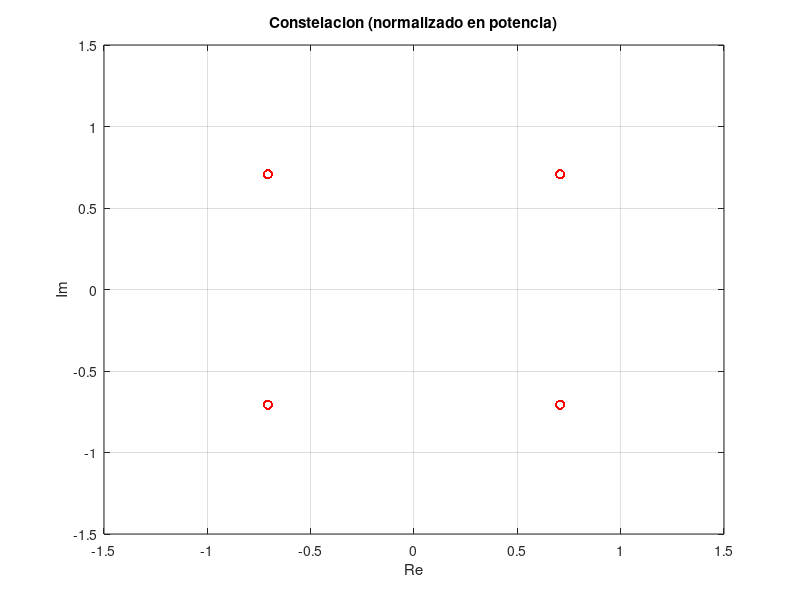
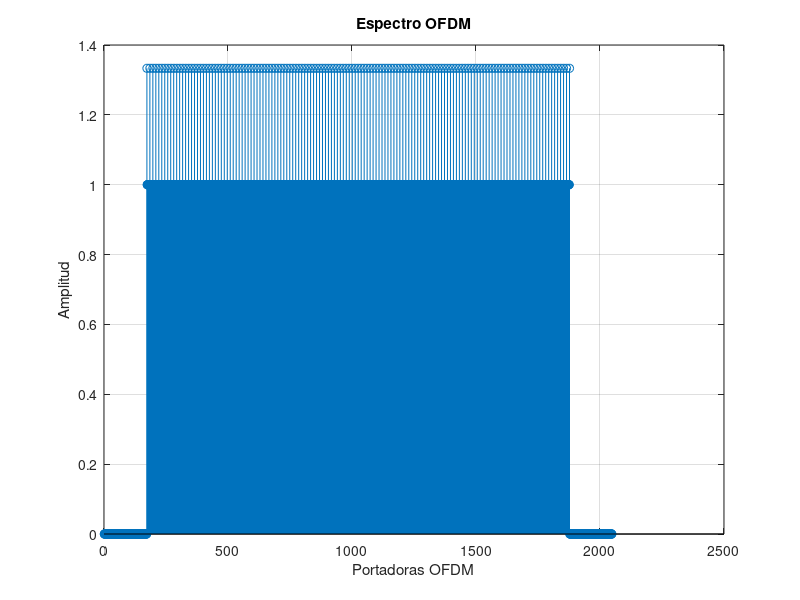
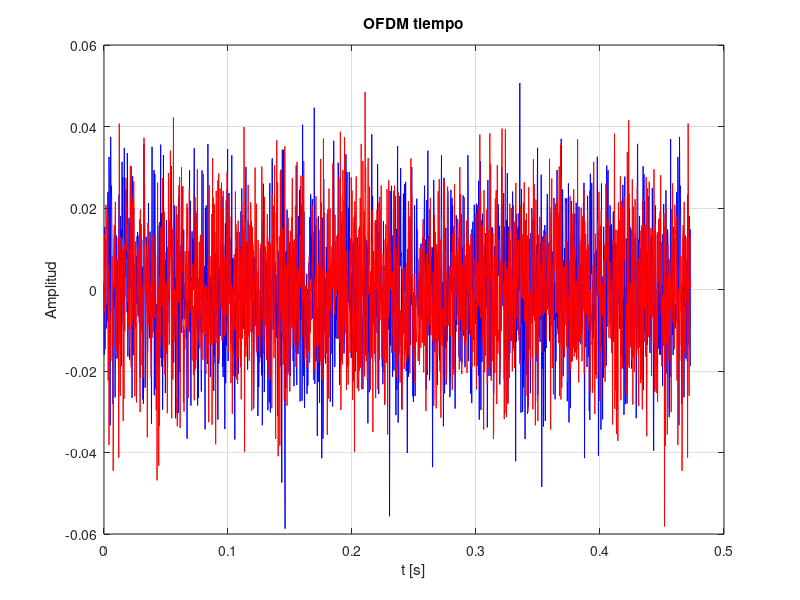
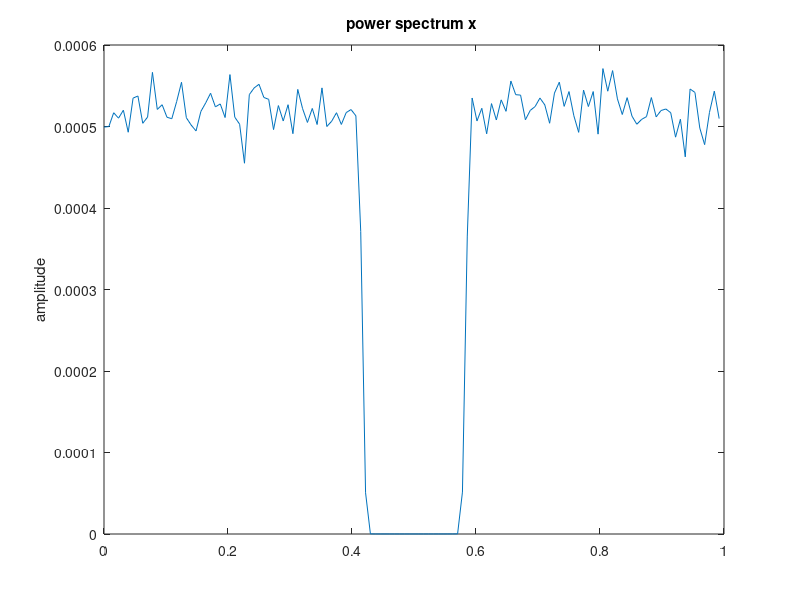

Write the MATLAB code that produced these figures, in order.
%% Alumno: Fco Javier Vargas García-Donas
%  Electrónica Digital de comunicaciones
clear all; close all; clc;
%% Transmisor OFDM
    
    %% Datos iniciales
    clc; clear;

    NFFT = 2048;                    % Numero de portadoras totales
    NCP = NFFT/32;                  % 1/32 de prefijo ciclico
    Lsimb = 1705;                   % Portadoras usadas por simbolo OFDM
    Lpilot = length(1:12:1705);     % Numero portadoras de pilotos por simbolo
    Ldata = Lsimb - Lpilot;         % Numero portadoras de datos por simbolo
    
    NUM_SYMB = 1;       % Numero de simbolos OFDM por portadora en el tiempo, 
                        % es decir, cuantos simbolos se tx a lo largo de t
                        % esto determina el numero de muestras por portadora 
                        % (ofdm_freq)

    port_ep = 11;       % Num portadoras entre pilotos
    SEED = 100;
    CONSTEL = 'QPSK';   % Constelación
    SNR = 20;           % SNR en dB

    tic                 % Inicia cronómetro

    rand('seed', SEED); % Planta una semilla de una 
                        % distribución uniforme
    randn('seed',SEED); % Planta una semilla de una
                        % distribución gaussiana

    %% Constelación
    switch CONSTEL
        case 'BPSK'
            M = 1;      % Bits por símbolo
            C = [1 -1];
            potencia_norm = 1;
        case 'QPSK'
            C = [1+1i 1-1i -1+1i -1-1i];
                        % Están ordenados de una manera específica
                        % C(i) donde i= bitToDecimal(b0,b1) + 1
                        % con b0,b1 los bits a tx
            M = 2;      % Bits por símbolo
            potencia_norm = sqrt(2);
                        % Vector del 0 al numero en el plano complejo
                        % hipotenusa de 0 a Re = 1, Im = 1i => Z=1+1i
    end

    if isreal(C)
        C = complex(C); % Para propositos de representacion
    end

    %% Generación bits en vector columna
    % Generamos solo los bits de datos (los pilotos se insertan luego)
    % Se tiene en cuenta que en QPSK son M=2 bit por simbolo y en BPSK
    % son solo M=1 bit por simbolo
    numbits_data = NUM_SYMB * Ldata * M;
    bits_tx = rand(numbits_data, 1);
    bits_tx = bits_tx > 0.5;
                        % Al ejecutar la comparación devuelve un 0
                        % si falso o 1 si verdadero => bits                  

    %% PRBS - Generación de secuencia aleatoria
    prbs_end = NUM_SYMB * Lsimb;
    prbs_reg = ones(1,11);
    prbs = zeros(1, prbs_end);

    for k=1:prbs_end
        in = xor( prbs_reg(9), prbs_reg(end) );
        out = prbs_reg(end);
        prbs_reg = [in prbs_reg(1:end-1)];       % Shift por concatenación
        prbs(k) = out;
    end

    %% Generación de pilotos
    % Consideramos solo la salida del prbs para las posiciones de los 
    % pilotos, matriz cuyas columnas son simbolos y luego tan solo los
    % pilotos del simbolo
    pilots = reshape(prbs, Lsimb, NUM_SYMB); 
                        % Matriz [Lsim x N_SYMB] = [1705 x 3]
    pilots = pilots(1:12:1705, :);
                        % Matriz [Lpilot x N_SYMB] = [143 x 3]
                        
    % Configuramos potencia de pilotos de acuerdo al estandar
    pilots = (pilots > 0) * (-4/3) + (pilots == 0) * 4/3;
    pilots = complex(pilots);   % Para propositos de representacion


    %% Pasamos los bits al símbolo
    % Se podría hacer con un for pero lo hacemos
    % matricialmente por velocidad
    aux = reshape(bits_tx, M, []).';
                        % Matrix = [Ldata*NSYMB x M]
                        % Matriz auxiliar que ordena en cada fila
                        % los bits por simbolo de la constelacion
                        % si BPSK M=1 bit/symb si QPSK M=4 bit/symb

    symb = zeros(size(aux,1),1);
                        % Vector de simbolos de la constelacion
                        
    for k = 1:M
        symb = symb + (2^(k-1))*aux(:,k);
                        % Pasa los bits de aux a decimal:
                        % BPSK: [0,1]
                        % QPSK: [0,1,2,3]
                        % El "+" esta porque lo hace iterativamente 
                        % primero convierte el bit en posicion 1 (2^0) 
                        % y luego el 2 (2^1)
    end

    %% Mapeador
    tx_constel_data = C(symb + 1);
                        % Aprovechando la manera en la que esta ordanado 
                        % el vector C, es simbolo de la constelacion es
                        % constel: C(i) donde i= bitToDecimal(b0,b1) + 1
                        % El +1 es porque MATLAB empieza en 1 el indice

    if isreal(tx_constel_data)
        tx_constel_data = complex(tx_constel_data);
                        % Para propositos de representacion
    end

    %% Normalizamos en potencia
    % BPSK - No hace falta, potencia es 1
    % QPSK - Normalizamos entre raiz de 2 (modulo de 1+1j)
    tx_constel_data = tx_constel_data / potencia_norm;

    %% Dibujamos los simbolos
    % Debe salir lo mismo que la primera gráfica pero con los puntos
    % machacados sobre si mismos

    figure;
    plot(tx_constel_data, 'or');      
                        % Si vector es entero numero complejos plot
                        % los pinta en eje Re e Im, si C es real le
                        % añadimos una Im = 0 para que no de error
    grid;
    axis([-1.5 1.5 -1.5 1.5]);
    title('Constelacion (normalizado en potencia)');
    xlabel('Re');
    ylabel('Im');

    %% Insercion de pilotos y datos
    % Creamos variable vacia para los simbolos, cada columna un simbolo
    simbols = zeros(Lsimb, NUM_SYMB);
    
    % Transformamos los datos de entrada para, cada columna los datos
    % pertenecientes a un simbolo data: [Ldata x NUM_SYMB]
    data = reshape(tx_constel_data, Ldata, NUM_SYMB);

    % Insertando pilotos en posiciones fijas para cada simbolo
    simbols(1:12:1705,:) = pilots;
    
    % Hallando posiciones de datos 
    % usando una mascara
    mask_vect = ones(Lsimb,1);          % Mascara 1x1705 que tendra 1
    mask_vect(1:12:1705) = 0;           % en las posiciones de datos y
    data_index = mask_vect == 1;        % 0 en la de los pilotos
    
    % Insertando datos
    simbols(data_index, :) = data;

    % Tenemos los datos y pilotos insertados
    % pero solo en las portadoras que no son
    % 0, ahora toca meterlas en el simbolo
    % entero con las portadoras a cero
                                

    %% Creación símbolos OFDM en frecuencia
    % Metemos las portadoras de informacion en medio
    % del simbolo OFDM en frecuencia dejando las portadoras
    % de los extremos a 0
    ofdm_freq = zeros(NFFT, NUM_SYMB);
    ofdm_freq(ceil((NFFT-Lsimb)/2)+(1:Lsimb),:) = simbols;

    %% Dibujamos portadoras
    figure;
    stem( abs(ofdm_freq(:,1)) );
                          % Elegimos el instante 1 para ver la energías:
                          % vemos todas las portadoras con la misma energía
                          % porque en la QPSK la diferencia esta en la fase
    grid;
    xlabel('Portadoras OFDM');
    ylabel('Amplitud');
    title('Espectro OFDM');

    %% Modulación OFDM
    % Hacemos la iffshift por columnas por eso (... , 1) muy importante
    % Los vectores columnas quedarian: [1 2 3 4]' ---> [3 4 1 2]'
    ofdm_freq_shifted = ifftshift(ofdm_freq,1);

    % Antitransformamos durante NFFT puntos y lo hacemos por columnas
    % de ahi que dim = 1, (mirar 'dim' en la ayuda de matlab)
    ofdm_time = ifft(ofdm_freq_shifted, NFFT, 1);

    %% Prefijo cíclico
    % Se ha definido que el prefijo cíclico tiene NCP muestras, por tanto
    % cogemos las NCP ultimas muestras y las copiamos al principio de modo
    % que nos quedará una trama de NFFT + NCP
    % Cogemos las NCP ultimas filas enteras (todas las columnas) y las ponemos
    % encima
    ofdm_time = [ ofdm_time( end-(NCP-1):end, : ) ; ofdm_time ];

    %% Configuramos la transmisión
    % Se ponen todos los bits uno detras de otro en orden
    % Esto serializa por columnas a vector columna
    tx = ofdm_time(:);

    %% Dibujamos
    ts = 224e-6;
    t_v = ts * (0:length(tx)-1);
    
    figure;
    plot(t_v, real(tx), 'b-');
    hold on; 

    plot(t_v, imag(tx), 'r-');
    grid;
    
    xlabel('t [s]');
    ylabel('Amplitud');
    title('OFDM tiempo');

    %% Espectro de frecuencias para el primer simbolo
    figure;
    pwelch(tx(1:NFFT+NCP));
    


%% Canal
    
    %% Canal p1 dvbt
    % Parametros
    % Potencia relativa
    rho = [0.057662, 0.176809, 0.407163,0.303585,0.258782,0.061831,0.150340,0.051534,0.185074,0.400967,0.295723,0.350825,0.262909,0.225894,0.170996,0.149723,0.240140,0.116587,0.221155,0.259730];

    % Retraso en us
    tau = [1.003019,5.422091,0.518650,2.751772,0.602895,1.016585,0.143556,0.153832,3.324866,1.935570,0.429948,3.228872,0.848831,0.073883,0.203952,0.194207,0.924450,1.381320,0.640512,1.368671];
    tau = tau .* 10^(-6);

    % Fase en rads
    theta = [4.855121,3.419109,5.864470,2.215894,3.758058,5.430202,3.952093,1.093586,5.775198,0.154459,5.928383,3.053023,0.628578,2.128544,1.099463,3.462951,3.664773,2.833799,3.334290,0.393889];
    
    % Calculo de la respuesta frecuencial del canal ya que debido
    % a los parametros dados es mas facil calcular la respuesta frec
    % y antitransformar
    Ts = 224e-6;            % Calculo de la f discreta en funcion de Tx
    Afc = 1/Ts;             % Resolucion maxima de frecuencias
    f = (0:NFFT-1)*Afc;     % Vector de frecuencias discretas
    f = f-NFFT*Afc/2;       % Vector de frecuencias discretas y negativas

    % Generado el espectro de frecuencias
    H = zeros(1,2048);

    % Formula de acuerdo al estandar del canal P2
    for k = 1:20
        H = H + (rho(k) * exp(-1i*theta(k)) * exp(-1i*2*pi*f*tau(k)));
    end
    
    % Antitransformando para obtener respuesta temporal
    % como H definida con f negativas
    % se hace ifftshift ante de antitransfromar
    h = ifft(ifftshift(H,2));
    H_dB = 20*log10(abs(H));

    %% Dibujamos el canal
    figure;
    plot(f/1e6, H_dB,'b');
    
    title('Canal P1 DVBT')
    xlabel('f[MHz]')
    ylabel('|H(f)| [dB]')
    grid;

    %% Ruido
    noise = (randn(size(tx))+ 1i * randn(size(tx))) / sqrt(2);
                            % Dividimos entre raiz de dos para normalizar
                            % la potencia del ruido complejo
    
    Ps = mean(tx.*conj(tx));    
                            % Calcular la potencia de una señal con media
                            % cero es como calcular la variaza de la misma
                            % Var = E((X-mean(x))^2) = E(X*X')
    
	nsr = 10^(-SNR/10);     % snr[u.n.] de SNR[dB]
    noise = sqrt(Ps * nsr) .* noise;
    
    % Metiendo el ruido aditivo (+)
    rx = tx + noise;

    % Metemos el fading (conv) y quitando
    % las muestras de sobra de la convolucion
    rx = conv(h,rx);
    rx = rx(1:size(tx));
    
    
%% Receptor OFDM
    
    %% Quitar el prefijo ciclico
    % Formateamos rx para quitarle el prefijo cíclico
    rx_ofdm_time = reshape(rx, NFFT+NCP, NUM_SYMB);

    % Le quitamos el prefijo ciclico, ponemos un NCP+1
    % porque empieza en el indice 1 y no en 0
    rx_ofdm_time = rx_ofdm_time((NCP+1):end, :);

    %% Pasar al dominio de la frecuencia
    % Transformamos por columnas para las NFFT celdas de cada columna
    rx_ofdm_freq = fft(rx_ofdm_time, NFFT, 1);

    % Formateamos el espectro en frecuencias negativas
    rx_ofdm_freq = fftshift(rx_ofdm_freq,1);

    % Dibujamos las portadoras en frecuencia para el primer simbolo
    f = (0:NFFT-1)*Afc;
    f_plot = (f-NFFT*Afc/2)/1e6;    % Frec centrada en cero y en MHz
    
    figure;
    subplot(2,1,1);
    plot( f_plot , abs( rx_ofdm_freq(:, 1) ) );
    title('Portadoras Recibidas');
    ylabel('|s_R_X(f)|');
    xlabel('f[MHz]');
    
    subplot(2,1,2);
    plot( f_plot , abs( ofdm_freq(:, 1) ) );
    title('Portadoras Transmitidas');
    xlabel('f[MHz]');
    ylabel('|s_T_X(f)|');

       
    %% Quitamos las portadoras sin informacion
    % Misma operacion que antes, nos quedamos desde NFFT-NDATA/2 hasta NDATA
    rx_ofdm_freq = rx_ofdm_freq(ceil((NFFT-Lsimb)/2)+(1:Lsimb),:);

    %% Estimador de canal
    % rx_ofdm_freq viene entre -fs/2 y fs/2 por tanto
    % H_est también lo estará

    % Sacamos los pilotos recibidos
    rx_pilots = rx_ofdm_freq(1:12:end, :);
    
    % Estimamos con los pilotos recibidos
    % estimacion de canal por simbolos (columnas)
    Hp_est = rx_pilots./pilots;

    % Definimos el canal estimado
    H_est = zeros(Lsimb, NUM_SYMB);

    % Rellenamos con los pilotos estimados
    H_est(1:12:end, :) = Hp_est;
    
    % Comprobando que los pilotos coinciden con
    % el valor del canal correcatmente
   
    f_neg = f-NFFT*Afc/2;
    f_neg = f_neg(ceil((NFFT-Lsimb)/2)+(1:Lsimb));
    
    % Estimacion en dB del canal del primer simb
    H_est_dB = 20*log10(abs(H_est(:,1)));
    
    % Dibujando H contra los pilotos recibidos
    H_trunked = H;
    H_trunked = H_trunked((ceil((NFFT-Lsimb)/2)+(1:Lsimb)));
    H_trunked = 20 * log10( abs(H_trunked) );
    
    figure();	
    stem(f_neg, H_est_dB);
    hold on;
    plot(f_neg, H_trunked,'r');
    title('Canal y valor de los pilotos');
    xlabel('f[MHz]');
    ylabel('|H(f)|');
    legend('pilotos en rx', 'canal');
    
    % Definimos intervalo de interpolacion
    x = [1:11].';

    % Definimos indice para los datos interpolados
    index = (1:12:Lsimb-1)+1;

    % Interpolamos los datos y los metemos en H_est
    for k = 1:length(Hp_est(:,1))-1
        H_est_data = (x./12) * Hp_est(k+1,:) + ((12-x)./12) * Hp_est(k,:);
        H_est(index(k):index(k)+10, :) = H_est_data;
    end

    %% Dibujamos canal estimado VS canal real
    % Para la representacion
    % Reprensentamos entre -fs/2 y fs/2
    f_est = f - NFFT*Afc/2;

    % Truncamos en f las frecuencias sin información
    f_est = f_est(ceil((NFFT-Lsimb)/2)+(1:Lsimb));

    % Representamos en MHz
    f_est = f_est/1e6;
    f_data = f_est;

    % Representamos H entre -fs/2 y fs/2 para ello
    % Truncamos en f las frecuencias sin información
    H_real = H((ceil((NFFT-Lsimb)/2)+(1:Lsimb)));
    
    figure;
    plot(f_est,20*log10(abs(H_est(:,1))),'r', f_data,20*log10(abs(H_real)), 'b');
    title('Canal real H(dB) VS Canal estimado H_e_s_t(dB)');
    legend('|H_e_s_t(f)|','|H(f)|'); 
    xlabel('f[MHz]');
    ylabel('dB');

    %% Ecualización
    % Dividimos entre el canal estimado para ecualizar
    rx_ofdm_freq = rx_ofdm_freq./H_est;

    % Dibujamos portadoras ecualizadas, para ello buscamos
    % añadir ceros en portadoras sin informacion para representar
    rx_portadoras = rx_ofdm_freq(:,1).';
    neg_zero_pad = ceil((NFFT - Lsimb)/2);
    pos_zero_pad = floor((NFFT - Lsimb)/2);
    rx_portadoras = [zeros(1,neg_zero_pad) rx_portadoras zeros(1,pos_zero_pad)];
    f_rx_port = f - NFFT*Afc/2 ;
    
    figure;
    plot(f_rx_port/1e6,abs(rx_portadoras));
    title('Portadoras Ecualizadas');
    xlabel('f[MHz]');
    ylabel('|s_e_q(f)|');

    %% Quitamos los pilotos

    % Nos quedamos con los datos que estan
    % en las posiciones data_index definidas
    % antes como el vector en el que no estan
    % los pilotos
    rx_constel_data = rx_ofdm_freq(data_index, :);
    
    % Pasandolo a un vector de simbolos
    rx_constel_data = rx_constel_data(:);
    

    %% Dibujamos los simbolos recibidos
    figure;
    plot(rx_constel_data, 'xr');      
                        % Si vector es entero numero complejos plot
                        % los pinta en eje Re e Im, si C es real le
                        % añadimos una Im = 0 para que no de error
    grid;
    axis([-1.5 1.5 -1.5 1.5]);
                        % axis([Xmin Xmax Ymin Ymax]);
    title('Constelacion Recibida');
    xlabel('Re');
    ylabel('Im');

    %% Demapper
    % BPSK
    %   Si bit < 0 entonces es un 1
    %   Si bit > 1 entonces es un 0
    % QPSK
    %   Tiene 2 bits (b1 y b0) por simbolo en orden: b1b0
    %   Si parte real negativa b0 = 1 si positiva b0 = 0
    %   Si parte real negativa b1 = 1 si positiva b1 = 0
    %   01 | 00     -1+i | 1+i      b1b0 | b1b0      
    %   --------    -----------     -----------     
    %   11 | 10     -1-i | 1-i      b1b0 | b1b0      
    switch CONSTEL
        case 'BPSK'
            bits_rx = rx_constel_data<0;
            bits_rx = bits_rx.';
        case 'QPSK'
            bits_rx = zeros(1,length(rx_constel_data)*2);
            bits_rx(2:2:end) = real(rx_constel_data)<0;
            bits_rx(1:2:end) = imag(rx_constel_data)<0;
    end

    BER = mean(xor(bits_rx, bits_tx.'));
    fprintf(1, 'BER = %f\n', BER);
    toc
